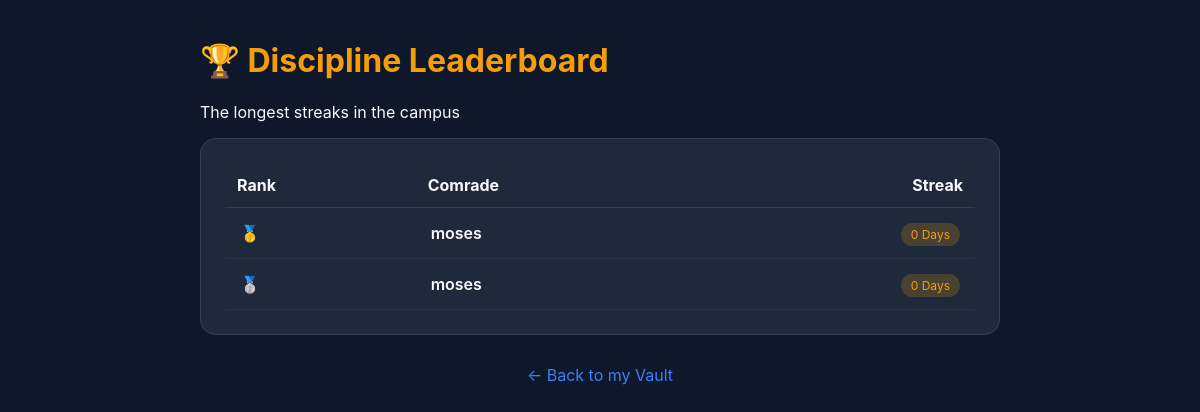
The app's page /leaderboard, older data.
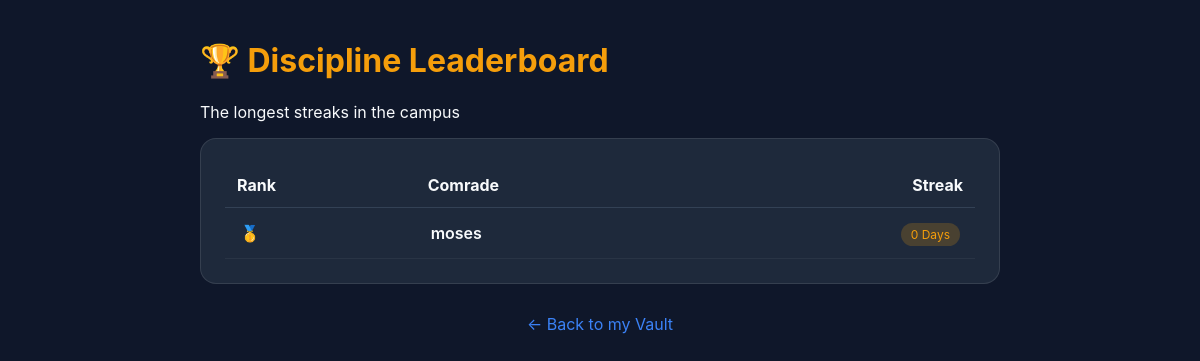
The same page, newer data.
### tables this page shows
CREATE TABLE students (
    id INTEGER PRIMARY KEY AUTOINCREMENT,
    name TEXT,
    email TEXT UNIQUE,
    password TEXT,
    balance REAL,
    days_in_plan INTEGER,
    streak INTEGER,
    last_day TEXT
, reset_token TEXT, token_expiry TEXT);

### app.py (the view)
@app.route("/leaderboard")
def leaderboard():
    cursor.execute("SELECT name, streak FROM students ORDER BY streak DESC LIMIT 10")
    top_comrades = cursor.fetchall()
    return render_template("leaderboard.html", top_comrades=top_comrades)

### app.py (called while the page is built)
@app.before_request
def session_guard():
    student_id = session.get("student_id")
    if student_id:
        cursor.execute("SELECT id FROM students WHERE id = ?", (student_id,))
        if cursor.fetchone() is None:
            session.clear()
            flash("System synchronized. Please log in again.")

### templates/leaderboard.html (shortened to what this page needs)
<!DOCTYPE html>
<html lang="en">
<head>
    <link rel="stylesheet" href="{{ url_for('static', filename='style.css') }}">
</head>
<body>
    <div class="container">
        <header>
            <h1 style="color: var(--accent-gold);">🏆 Discipline Leaderboard</h1>
            <p>The longest streaks in the campus</p>
        </header>
        <div class="card full">
            <table style="width: 100%; border-collapse: collapse;">
                <thead>
                    <tr style="border-bottom: 1px solid #334155; color: var(--text-muted);">
                        <th style="text-align: left; padding: 12px;">Rank</th>
                        <th style="text-align: left; padding: 12px;">Comrade</th>
                        <th style="text-align: right; padding: 12px;">Streak</th>
                    </tr>
                </thead>
                <tbody>
                    {% for comrade in top_comrades %}
                    <tr style="border-bottom: 1px solid rgba(255,255,255,0.05);">
                        <td style="padding: 15px;">
                            {% if loop.index == 1 %}🥇{% elif loop.index == 2 %}🥈{% elif loop.index == 3 %}🥉{% else
                            %}{{ loop.index }}{% endif %}
                        </td>
                        <td style="padding: 15px; font-weight: 600;">{{ comrade.name }}</td>
                        <td style="padding: 15px; text-align: right;">
                            <span class="badge">{{ comrade.streak }} Days</span>
                        </td>
                    </tr>
                    {% endfor %}
                </tbody>
            </table>
        </div>
        <div style="text-align: center; margin-top: 30px;">
            <a href="/dashboard" style="color: var(--accent-blue); text-decoration: none;">&larr; Back to my Vault</a>
        </div>
    </div>
</body>
</html>

### static/style.css (style rules this page uses)
:root { --primary-bg: #0f172a; --card-bg: #1e293b; --text-main: #f8fafc; --accent-green: #10b981; --accent-blue: #3b82f6; --accent-gold: #f59e0b; }
body { font-family: 'Inter', sans-serif; background: var(--primary-bg); color: var(--text-main); margin: 0; padding: 0; }
.container { max-width: 800px; margin: auto; padding: 20px; }
.card { background: var(--card-bg); padding: 24px; border-radius: 16px; border: 1px solid rgba(255, 255, 255, 0.1); }
.full { grid-column: 1 / -1; }
.badge { background: rgba(245, 158, 11, 0.2); color: var(--accent-gold); padding: 4px 10px; border-radius: 20px; font-size: 12px; }

Row changes from the older to the newer data that the page shows:
removed students: name "moses", streak "0"
